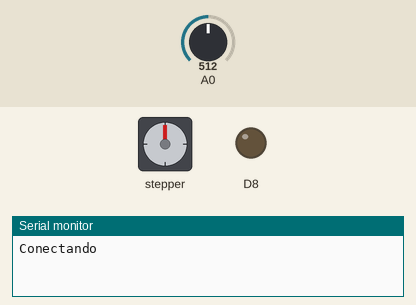
This sketch was run on a simulated ESP8266 (NodeMCU). Shown: stepper motor, output pins drawn as LEDs (lit = HIGH), the last lines printed to the serial monitor. The test bench sets the inputs (shaded band); at power-on: A0 = 512. WiFi joins after 1.5 s; servers stay silent unless stated; uploads are accepted with an empty reply; stepper angles assume 500 steps per turn.

Above: at 0.1 s.
At 2.1 s:
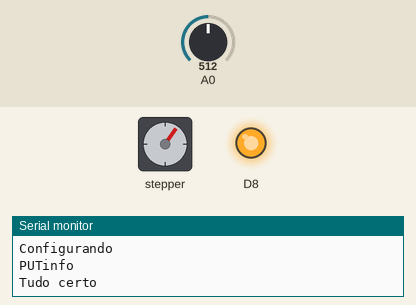
At 18.9 s:
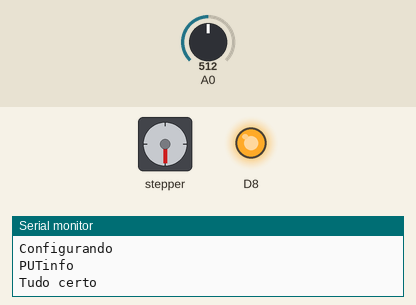
At 36.9 s:
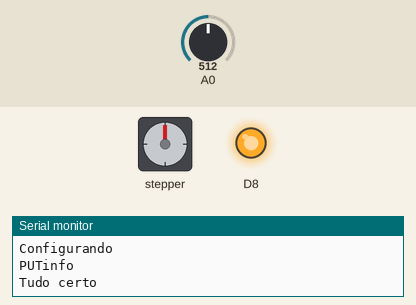
Timing chart, 0 to 40.0 s (numbered marks = the images above):
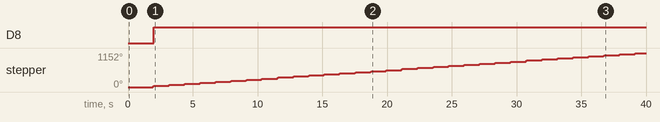

Measured:
- by itself, D8: LOW → HIGH at 2.0 s
- by itself, stepper: turns 36° clockwise in 0.08 s, repeating every 1.2 s

The sketch:

codigo1.ino
```cpp
#include <Stepper.h>
#include <ESP8266WiFi.h>
#include <ESP8266WebServer.h>
#include <ESP8266HTTPClient.h>

#include <ArduinoJson.h>

const int stepsPerRevolution = 500;
int passos = 50;                     //Passos a cada acionamento do botao

int luminosidade = 0;
int sensibilidade = 0;
Stepper myStepper(stepsPerRevolution, D1, D2, D3, D4);

char ssid[25] = "DESKTOP-8I3FOFR 7262";
char password[9] = "00kV{171";

#define API_IP "150.162.150.124:8000"

int porta_server = 8070;
ESP8266WebServer server(porta_server); // server API

void setup() {
  Serial.begin(115200);
  pinMode(D8, OUTPUT);
  WiFi.begin(ssid, password);

  Serial.print("Conectando");
  while (WiFi.status() != WL_CONNECTED)
  {
    delay(500);
    Serial.print(".");
  }

  Serial.print("Conectado | Endereço IP: ");
  Serial.print(WiFi.localIP());
  Serial.print(":");
  Serial.println(porta_server);

  myStepper.setSpeed(60);
}

void loop() {
  server.handleClient();

  luminosidade = analogRead(A0);

  Serial.println(luminosidade);
  Serial.println(sensibilidade);
  Serial.println("Configurando");
  Configuracoes();
  Serial.println("PUTinfo");
  PUTinfo();
  Serial.println("Tudo certo");

  if (luminosidade >= sensibilidade) {
    myStepper.step(passos);
    digitalWrite(D8, HIGH);
  } else {
    myStepper.step(-passos);
    digitalWrite(D8, LOW);
  }

  delay(700);
}

void Configuracoes() {
  WiFiClient client;
  HTTPClient http;

  http.begin(client, "http://" API_IP "/sensor/configuracao");
  http.addHeader("Content-Type", "application/json");

  int httpCode = http.GET();

  if (httpCode > 0) {
    const int capacity = JSON_OBJECT_SIZE(4);
    StaticJsonDocument<capacity> doc;

    DeserializationError err = deserializeJson(doc, http.getString());
    if (err) {
      Serial.print(F("deserializeJson() failed with code "));
      Serial.println(err.f_str());

    } else {
      String str = String(doc["sensibilidade"]);
      sensibilidade = str.toInt();
    }
  }
}

void PUTinfo() {
  WiFiClient client;
  HTTPClient http;

  http.begin(client, "http://" API_IP "/sensor");
  http.addHeader("Content-Type", "application/json");


  char json[100];
  strcat(json, "{");                    // abre json


  strcat(json, "\"status\": \"Online\",");   // status


  strcat(json, "\"sensibilidade\": ");       // sensibilidade
  char sens[5];
  sprintf(sens, "%d", sensibilidade);
  strcat(json, sens);
  strcat(json, ",");


  strcat(json, "\"luminosidade\": ");       // luminosidade
  char lum[5];
  sprintf(lum, "%d", luminosidade);
  strcat(json, lum);


  strcat(json, "}");                    // fecha json


  int httpCode = http.PUT(json);

  if (httpCode = 0) {
    Serial.println("Server API Offline");
  }
  http.end();
}
```
